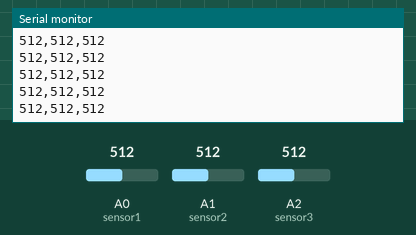
Simulated run of this sketch. Board: Arduino Uno, built with avr-gcc and run on an emulated ATmega328P. Parts: the last lines printed to the serial monitor. Inputs (shaded band) come from the test bench; at power-on: A0 (sensor1) = 512, A1 (sensor2) = 512, A2 (sensor3) = 512.

Above: at 1.2 s.
1.3 s: A0 (sensor1) set to 992
At 2.2 s:
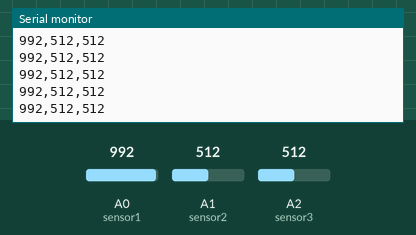
4.3 s: A0 (sensor1) set to 1015
At 4.9 s:
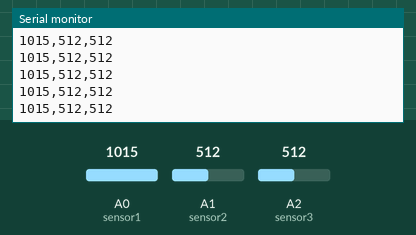
Timing chart, 0 to 7.3 s (numbered marks = the images above; inputs shaded):
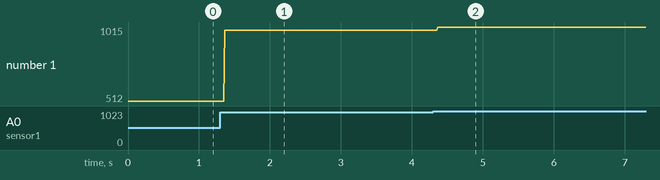

The sketch:

PressureSensors.ino
```cpp
#define sensor1 A0
#define sensor2 A1
#define sensor3 A2

void setup(){
    Serial.begin(9600);
    pinMode(sensor1, INPUT);
    pinMode(sensor2, INPUT);
    pinMode(sensor3, INPUT);
}

void loop(){
    Serial.print(analogRead(sensor1));
    Serial.print(",");
    Serial.print(analogRead(sensor2));
    Serial.print(",");
    Serial.println(analogRead(sensor3));
    delay(10);
}
   
```

Measured:
- after the input at 1.3 s, the serial monitor: prints a new line after 0.07 s (image 1)
- after the input at 4.3 s, the serial monitor: prints a new line after 0.07 s (image 2)
- plotted number 1: 512 → 992 after the input at 1.3 s, 992 → 1015 after the input at 4.3 s
